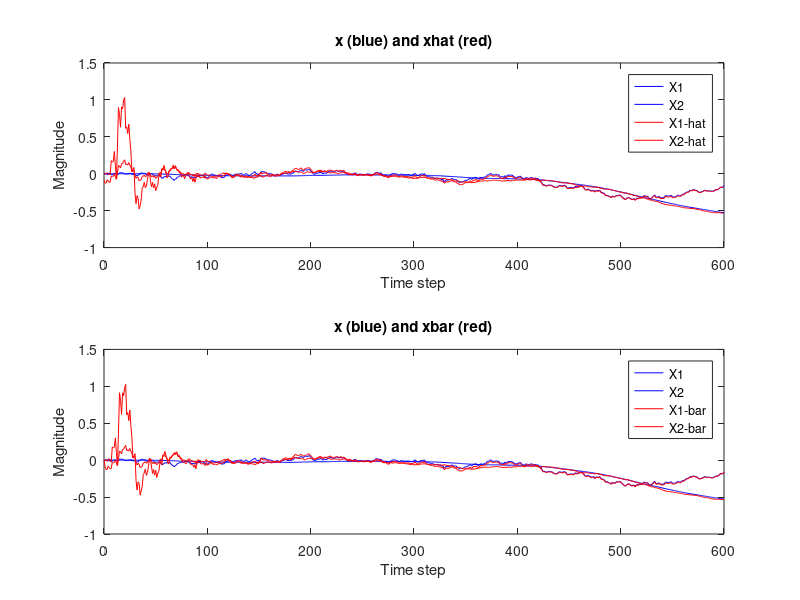
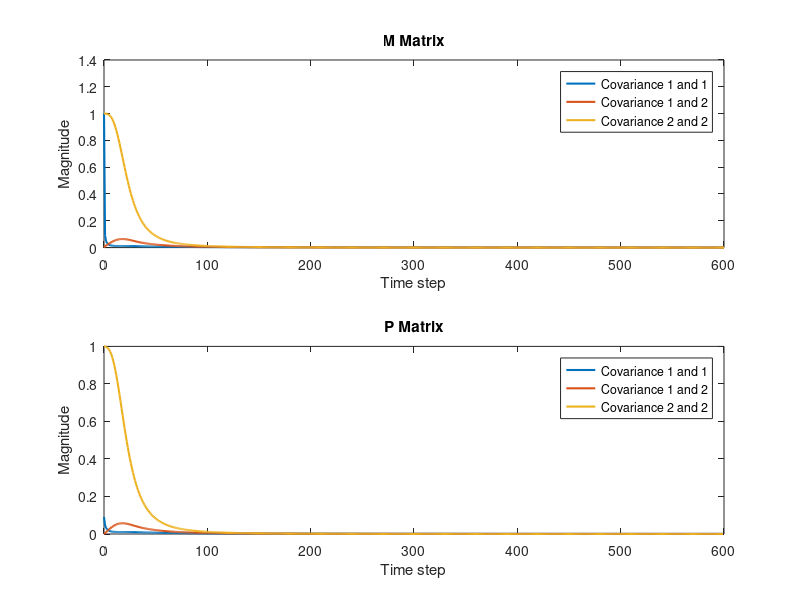

These figures' MATLAB source, in order:
clear all

Tsim=600;

% Process (considered to be the actual process)
T=0.01;

Phi=[1 T; 
     0 1];
 
Gamma=[(T^2)/2; 
        T];
Gamma1=[0.00; 
        0.01];
H=[1 0];

[n,n]=size(Phi);
[n,m]=size(Gamma);
[n,m]=size(Gamma1);
[p,n]=size(H);

u=randn(m,Tsim);

Rw=0.001*eye(m,m);
w=sqrt(Rw)*randn(m,Tsim);

Rv=0.1*eye(p,p);
v=sqrt(Rv)*randn(p,Tsim);

% Initialize, allocate memory

x=0*ones(n,Tsim+1);
y=0*ones(p,Tsim);

P=0*ones(n,n,Tsim);
M=0*ones(n,n,Tsim+1); 
M(:,:,1)=eye(n,n); % (a guess)

xbar=0*ones(n,Tsim+1); % (a guess)
xhat=0*ones(n,Tsim); 


% Kalman filter, for state estimate

for k=1:Tsim
    
    x(:,k+1)=Phi*x(:,k)+Gamma*u(:,k)+Gamma1*w(:,k); % Case when KF knows model exactly
    y(:,k)=H*x(:,k)+v(:,k);
        
    P(:,:,k)=M(:,:,k)-M(:,:,k)*H'*inv(H*M(:,:,k)*H'+Rv)*H*M(:,:,k);
    xhat(:,k)=xbar(:,k)+P(:,:,k)*H'*inv(Rv)*(y(:,k)-H*xbar(:,k));
    
    xbar(:,k+1)=Phi*xhat(:,k)+Gamma*u(:,k);
    M(:,:,k+1)=Phi*P(:,:,k)*Phi'+Gamma1*Rw*Gamma1';
    
end
    
% Plot results

time=0:Tsim;
timeless=0:Tsim-1;

for i=1:601
    M1(i) = M(1,1,i);
    M2(i) = M(1,2,i);
    M3(i) = M(2,2,i);
end 
for i=1:600
    P1(i) = P(1,1,i);
    P2(i) = P(1,2,i);
    P3(i) = P(2,2,i);
end 

figure(1)
subplot(2,1,1)
plot(time,x,'b',timeless,xhat,'r')
title('x (blue) and xhat (red)')
xlabel('Time step')
ylabel('Magnitude')
legend('X1','X2','X1-hat','X2-hat','location','best')
subplot(212)
plot(time,x,'b',time,xbar,'r')
title('x (blue) and xbar (red)')
xlabel('Time step')
ylabel('Magnitude')
legend('X1','X2','X1-bar','X2-bar','location','best')

figure(2)
subplot(2,1,1)
plot(time,M1,'linewidth',1.5)
hold on
plot(time,M2,'linewidth',1.5)
hold on
plot(time,M3,'linewidth',1.5)
title('M Matrix')
xlabel('Time step')
ylabel('Magnitude')
legend('Covariance 1 and 1','Covariance 1 and 2','Covariance 2 and 2','location','best')


subplot(2,1,2)
plot(timeless,P1,'linewidth',1.5)
hold on
plot(timeless,P2,'linewidth',1.5)
hold on
plot(timeless,P3,'linewidth',1.5)
title('P Matrix')
xlabel('Time step')
ylabel('Magnitude')
legend('Covariance 1 and 1','Covariance 1 and 2','Covariance 2 and 2','location','best')


%%%%%%%%%%%%%%%%%%%%%%%%%%%%%%%%%%%%%
